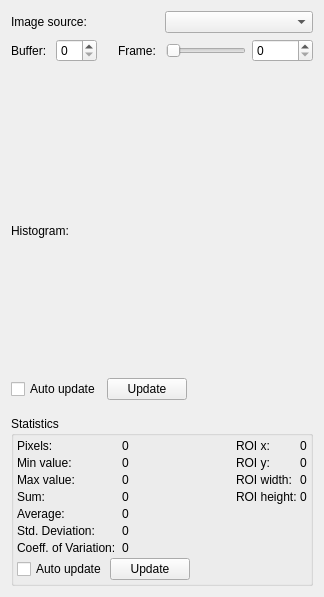
<?xml version="1.0" encoding="UTF-8"?>
<ui version="4.0">
 <class>ImageStatisticsExtensionForm</class>
 <widget class="QWidget" name="ImageStatisticsExtensionForm">
  <property name="geometry">
   <rect>
    <x>0</x>
    <y>0</y>
    <width>324</width>
    <height>597</height>
   </rect>
  </property>
  <property name="sizePolicy">
   <sizepolicy hsizetype="Preferred" vsizetype="Preferred">
    <horstretch>0</horstretch>
    <verstretch>0</verstretch>
   </sizepolicy>
  </property>
  <property name="windowTitle">
   <string>Form</string>
  </property>
  <layout class="QVBoxLayout" name="verticalLayout_3">
   <item>
    <layout class="QVBoxLayout" name="verticalLayout">
     <item>
      <layout class="QHBoxLayout" name="horizontalLayout_4">
       <item>
        <widget class="QLabel" name="label_3">
         <property name="text">
          <string>Image source: </string>
         </property>
        </widget>
       </item>
       <item>
        <widget class="QComboBox" name="comboBox_source"/>
       </item>
      </layout>
     </item>
     <item>
      <layout class="QHBoxLayout" name="horizontalLayout">
       <item>
        <widget class="QLabel" name="label_8">
         <property name="text">
          <string>Buffer: </string>
         </property>
        </widget>
       </item>
       <item>
        <widget class="QSpinBox" name="spinBox_buffer"/>
       </item>
       <item>
        <spacer name="horizontalSpacer_3">
         <property name="orientation">
          <enum>Qt::Horizontal</enum>
         </property>
         <property name="sizeType">
          <enum>QSizePolicy::Fixed</enum>
         </property>
         <property name="sizeHint" stdset="0">
          <size>
           <width>15</width>
           <height>20</height>
          </size>
         </property>
        </spacer>
       </item>
       <item>
        <widget class="QLabel" name="label_2">
         <property name="text">
          <string>Frame: </string>
         </property>
        </widget>
       </item>
       <item>
        <widget class="QSlider" name="horizontalSlider_frame">
         <property name="orientation">
          <enum>Qt::Horizontal</enum>
         </property>
        </widget>
       </item>
       <item>
        <widget class="QSpinBox" name="spinBox_frame">
         <property name="maximum">
          <number>99999</number>
         </property>
        </widget>
       </item>
      </layout>
     </item>
     <item>
      <widget class="ROISelector" name="widget_roiselector" native="true">
       <property name="sizePolicy">
        <sizepolicy hsizetype="Preferred" vsizetype="Expanding">
         <horstretch>0</horstretch>
         <verstretch>0</verstretch>
        </sizepolicy>
       </property>
       <property name="minimumSize">
        <size>
         <width>0</width>
         <height>140</height>
        </size>
       </property>
      </widget>
     </item>
    </layout>
   </item>
   <item>
    <spacer name="verticalSpacer_2">
     <property name="orientation">
      <enum>Qt::Vertical</enum>
     </property>
     <property name="sizeType">
      <enum>QSizePolicy::Fixed</enum>
     </property>
     <property name="sizeHint" stdset="0">
      <size>
       <width>20</width>
       <height>10</height>
      </size>
     </property>
    </spacer>
   </item>
   <item>
    <layout class="QVBoxLayout" name="verticalLayout_2">
     <item>
      <widget class="QLabel" name="label">
       <property name="text">
        <string>Histogram: </string>
       </property>
      </widget>
     </item>
     <item>
      <widget class="HistogramPlot" name="widget_histogramplot" native="true">
       <property name="sizePolicy">
        <sizepolicy hsizetype="Preferred" vsizetype="Expanding">
         <horstretch>0</horstretch>
         <verstretch>0</verstretch>
        </sizepolicy>
       </property>
       <property name="minimumSize">
        <size>
         <width>0</width>
         <height>100</height>
        </size>
       </property>
      </widget>
     </item>
     <item>
      <layout class="QHBoxLayout" name="horizontalLayout_2">
       <item>
        <widget class="QCheckBox" name="checkBox_autoUpdateHistogram">
         <property name="text">
          <string>Auto update</string>
         </property>
        </widget>
       </item>
       <item>
        <widget class="QPushButton" name="pushButton_updateHistogram">
         <property name="text">
          <string>Update</string>
         </property>
        </widget>
       </item>
       <item>
        <spacer name="horizontalSpacer">
         <property name="orientation">
          <enum>Qt::Horizontal</enum>
         </property>
         <property name="sizeHint" stdset="0">
          <size>
           <width>40</width>
           <height>20</height>
          </size>
         </property>
        </spacer>
       </item>
      </layout>
     </item>
    </layout>
   </item>
   <item>
    <spacer name="verticalSpacer_3">
     <property name="orientation">
      <enum>Qt::Vertical</enum>
     </property>
     <property name="sizeType">
      <enum>QSizePolicy::Fixed</enum>
     </property>
     <property name="sizeHint" stdset="0">
      <size>
       <width>20</width>
       <height>10</height>
      </size>
     </property>
    </spacer>
   </item>
   <item>
    <widget class="QGroupBox" name="groupBox">
     <property name="sizePolicy">
      <sizepolicy hsizetype="Preferred" vsizetype="Maximum">
       <horstretch>0</horstretch>
       <verstretch>0</verstretch>
      </sizepolicy>
     </property>
     <property name="title">
      <string>Statistics</string>
     </property>
     <layout class="QGridLayout" name="gridLayout">
      <property name="leftMargin">
       <number>3</number>
      </property>
      <property name="topMargin">
       <number>3</number>
      </property>
      <property name="rightMargin">
       <number>3</number>
      </property>
      <property name="bottomMargin">
       <number>3</number>
      </property>
      <property name="spacing">
       <number>3</number>
      </property>
      <item row="0" column="0">
       <layout class="QFormLayout" name="formLayout_2">
        <property name="horizontalSpacing">
         <number>3</number>
        </property>
        <property name="verticalSpacing">
         <number>3</number>
        </property>
        <item row="0" column="0">
         <widget class="QLabel" name="label_4">
          <property name="text">
           <string>Pixels: </string>
          </property>
         </widget>
        </item>
        <item row="0" column="1">
         <widget class="QLabel" name="label_pixels">
          <property name="text">
           <string>0</string>
          </property>
         </widget>
        </item>
        <item row="1" column="0">
         <widget class="QLabel" name="label_5">
          <property name="text">
           <string>Min value: </string>
          </property>
         </widget>
        </item>
        <item row="1" column="1">
         <widget class="QLabel" name="label_min">
          <property name="text">
           <string>0</string>
          </property>
         </widget>
        </item>
        <item row="2" column="0">
         <widget class="QLabel" name="label_6">
          <property name="text">
           <string>Max value: </string>
          </property>
         </widget>
        </item>
        <item row="2" column="1">
         <widget class="QLabel" name="label_max">
          <property name="text">
           <string>0</string>
          </property>
         </widget>
        </item>
        <item row="4" column="0">
         <widget class="QLabel" name="label_7">
          <property name="text">
           <string>Average: </string>
          </property>
         </widget>
        </item>
        <item row="4" column="1">
         <widget class="QLabel" name="label_average">
          <property name="text">
           <string>0</string>
          </property>
         </widget>
        </item>
        <item row="5" column="0">
         <widget class="QLabel" name="label_13">
          <property name="text">
           <string>Std. Deviation: </string>
          </property>
         </widget>
        </item>
        <item row="5" column="1">
         <widget class="QLabel" name="label_stdDeviation">
          <property name="text">
           <string>0</string>
          </property>
         </widget>
        </item>
        <item row="6" column="0">
         <widget class="QLabel" name="label_14">
          <property name="text">
           <string>Coeff. of Variation: </string>
          </property>
         </widget>
        </item>
        <item row="6" column="1">
         <widget class="QLabel" name="label_coeffOfVariation">
          <property name="text">
           <string>0</string>
          </property>
         </widget>
        </item>
        <item row="3" column="0">
         <widget class="QLabel" name="label_15">
          <property name="text">
           <string>Sum: </string>
          </property>
         </widget>
        </item>
        <item row="3" column="1">
         <widget class="QLabel" name="label_sum">
          <property name="text">
           <string>0</string>
          </property>
         </widget>
        </item>
       </layout>
      </item>
      <item row="0" column="1">
       <spacer name="horizontalSpacer_4">
        <property name="orientation">
         <enum>Qt::Horizontal</enum>
        </property>
        <property name="sizeHint" stdset="0">
         <size>
          <width>74</width>
          <height>20</height>
         </size>
        </property>
       </spacer>
      </item>
      <item row="0" column="2">
       <layout class="QFormLayout" name="formLayout">
        <property name="horizontalSpacing">
         <number>3</number>
        </property>
        <property name="verticalSpacing">
         <number>3</number>
        </property>
        <item row="0" column="0">
         <widget class="QLabel" name="label_11">
          <property name="text">
           <string>ROI x: </string>
          </property>
         </widget>
        </item>
        <item row="0" column="1">
         <widget class="QLabel" name="label_roix">
          <property name="text">
           <string>0</string>
          </property>
         </widget>
        </item>
        <item row="1" column="0">
         <widget class="QLabel" name="label_10">
          <property name="text">
           <string>ROI y:</string>
          </property>
         </widget>
        </item>
        <item row="1" column="1">
         <widget class="QLabel" name="label_roiy">
          <property name="text">
           <string>0</string>
          </property>
         </widget>
        </item>
        <item row="2" column="0">
         <widget class="QLabel" name="label_9">
          <property name="text">
           <string>ROI width:</string>
          </property>
         </widget>
        </item>
        <item row="2" column="1">
         <widget class="QLabel" name="label_roiwidth">
          <property name="text">
           <string>0</string>
          </property>
         </widget>
        </item>
        <item row="3" column="0">
         <widget class="QLabel" name="label_12">
          <property name="text">
           <string>ROI height:</string>
          </property>
         </widget>
        </item>
        <item row="3" column="1">
         <widget class="QLabel" name="label_roiheight">
          <property name="text">
           <string>0</string>
          </property>
         </widget>
        </item>
       </layout>
      </item>
      <item row="1" column="0" colspan="3">
       <layout class="QHBoxLayout" name="horizontalLayout_3">
        <item>
         <widget class="QCheckBox" name="checkBox_autoUpdateStatistics">
          <property name="text">
           <string>Auto update</string>
          </property>
         </widget>
        </item>
        <item>
         <widget class="QPushButton" name="pushButton_updateStatistics">
          <property name="text">
           <string>Update</string>
          </property>
         </widget>
        </item>
        <item>
         <spacer name="horizontalSpacer_2">
          <property name="orientation">
           <enum>Qt::Horizontal</enum>
          </property>
          <property name="sizeHint" stdset="0">
           <size>
            <width>40</width>
            <height>20</height>
           </size>
          </property>
         </spacer>
        </item>
       </layout>
      </item>
     </layout>
    </widget>
   </item>
  </layout>
 </widget>
 <customwidgets>
  <customwidget>
   <class>ROISelector</class>
   <extends>QWidget</extends>
   <header>roiselector.h</header>
   <container>1</container>
  </customwidget>
  <customwidget>
   <class>HistogramPlot</class>
   <extends>QWidget</extends>
   <header>histogramplot.h</header>
   <container>1</container>
  </customwidget>
 </customwidgets>
 <resources/>
 <connections/>
</ui>
